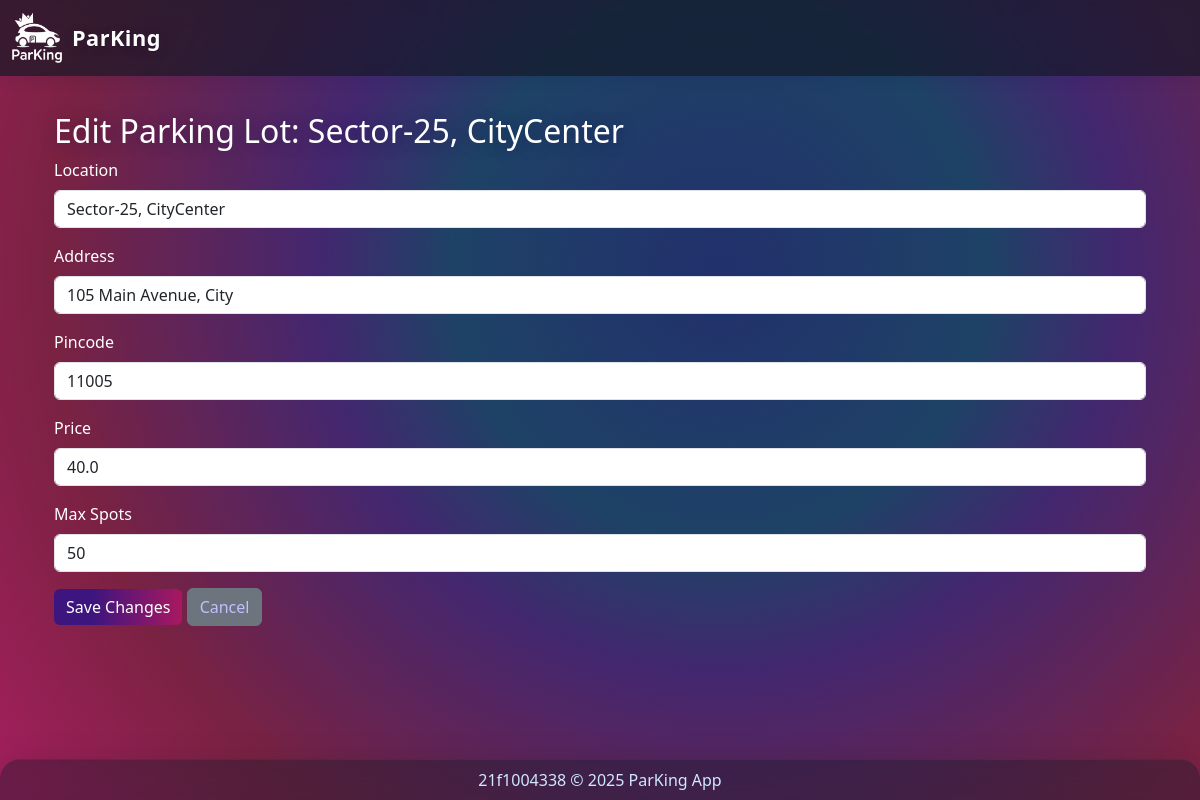
The app's page /admin/lot/4/edit (signed in) with its own data.
### controllers/database.py (models this page shows)
class ParkingLot(db.Model):
    id = db.Column(db.Integer, primary_key=True)
    location = db.Column(db.String(120), nullable=False)
    prices = db.Column(db.Float, nullable=False)
    address = db.Column(db.String(200), nullable=False)
    pincode = db.Column(db.String(10), nullable=False)
    max_spots = db.Column(db.Integer, nullable=False)
    spots = db.relationship('ParkingSpot', backref='parking_lot', cascade='all, delete-orphan', lazy=True)

### app.py (the view, shortened to what this page needs)
@app.route('/admin/lot/<int:lot_id>/edit', methods=['GET', 'POST'])
def admin_edit_lot(lot_id):
    if 'admin_id' not in session:
        flash('Please login as admin.', 'danger')
        return redirect(url_for('admin_login'))
    lot = ParkingLot.query.get_or_404(lot_id)
    return render_template('admin_edit_lot.html', lot=lot)

### templates/admin_edit_lot.html
{% extends "layout.html" %}
{% block content %}
<div class="container py-4">
  <h2>Edit Parking Lot: {{ lot.location }}</h2>
  <form method="POST">
    <div class="mb-3">
      <label for="location" class="form-label">Location</label>
      <input type="text" name="location" id="location" class="form-control" value="{{ lot.location }}" required>
    </div>
    <div class="mb-3">
      <label for="address" class="form-label">Address</label>
      <input type="text" name="address" id="address" class="form-control" value="{{ lot.address }}" required>
    </div>
    <div class="mb-3">
      <label for="pincode" class="form-label">Pincode</label>
      <input type="text" name="pincode" id="pincode" class="form-control" value="{{ lot.pincode }}" required>
    </div>
    <div class="mb-3">
      <label for="prices" class="form-label">Price</label>
      <input type="number" step="0.01" name="prices" id="prices" class="form-control" value="{{ lot.prices }}" required>
    </div>
    <div class="mb-3">
      <label for="max_spots" class="form-label">Max Spots</label>
      <input type="number" name="max_spots" id="max_spots" class="form-control" value="{{ lot.max_spots }}" required min="1">
    </div>
    <button type="submit" class="btn btn-primary">Save Changes</button>
    <a href="{{ url_for('admin_dashboard') }}" class="btn btn-secondary">Cancel</a>
  </form>
</div>
{% endblock %}

### static/css/style.css (style rules this page uses)
body { background: radial-gradient( circle at 60% 34%, #22306c 0%, #1e4266 30%, #43276f 45%, #7a2242 75%, #a51f5e 100% ), #0a1036; color: #fff; font-family: 'Segoe UI', 'Roboto', Arial, sans-serif; min-height: 100vh; padding-top: 64px; padding-bottom: 60px; }
p, .home-lead, .lead, li, span, div:not(.card):not(.glass-footer):not(.glass-header) { color: #fff !important; }
h1, h2, h3, h4, h5, h6 { color: #fff !important; text-shadow: 0 2px 16px rgba(20, 20, 80, 0.36); }
.btn-primary { background: linear-gradient(90deg, #3d157f 30%, #a91860 100%); border: none; color: #fff !important; }
a, .btn-link { color: #c3bfff !important; }

### records on screen
ParkingLot: location "Sector-25, CityCenter", address "105 Main Avenue, City", pincode "11005", prices "40.0", max_spots "50"
